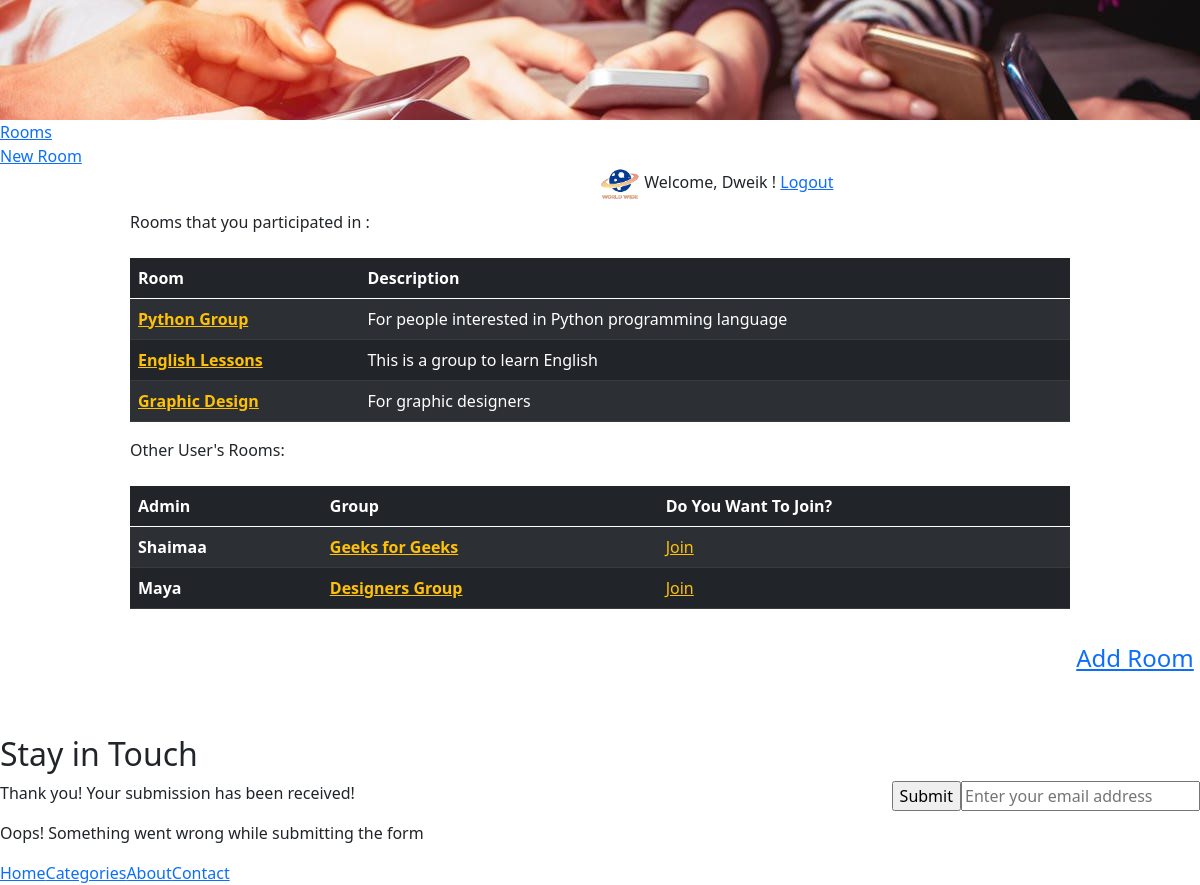
Page /groups (signed in) on the committed database.
### app/models.py (models this page shows, shortened)
class User(models.Model):
    first_name = models.CharField(max_length=255)
    last_name = models.CharField(max_length=255)
    email = models.CharField(max_length=255)
    password = models.CharField(max_length=255)
    created_at = models.DateTimeField(auto_now_add=True)
    updated_at = models.DateTimeField(auto_now=True)
    objects = BlogManager()

class Group(models.Model):
    planner = models.ForeignKey(User, related_name="groupsPlannedByUser", on_delete = models.CASCADE)
    group_name = models.TextField()
    description = models.TextField()
    users = models.ManyToManyField(User, related_name="groups")
    created_at = models.DateTimeField(auto_now_add=True)
    updated_at = models.DateTimeField(auto_now=True)

### app/views.py (the view)
# urls.py: path('groups', views.groupDashboard),
def groupDashboard(request):
    context = {
        'groups':models.all_groups_for_user(request.session['login_user']),
        'otherGroups':models.other_groups(request.session['login_user']),
    }
    return render(request,"groupDashboard.html", context)

### app/models.py (called while the page is built)
def all_groups_for_user(id):
    this_user = User.objects.get(id=id)
    groups = this_user.groups.all()
    return groups

def other_groups(id):
    this_user = User.objects.get(id=id)
    otherGroups = Group.objects.exclude(users=this_user)
    return otherGroups

### app/templates/groupDashboard.html (shortened to what this page needs)
<!DOCTYPE html>
<html data-wf-domain="escape-free-template.webflow.io" data-wf-page="5e4b1929fccc7f5af9de826b"
    data-wf-site="5e4b1929fccc7f2575de825e" data-wf-status="1">
<head>
    <link
        href="https://assets.website-files.com/5e4b1929fccc7f2575de825e/css/escape-free-template.webflow.3e4705827.css"
        rel="stylesheet" type="text/css" />
    {% load static %}
    <link rel="stylesheet" href="{% static 'css/home.css' %}">
    <link rel="stylesheet" href="{% static 'css/room.css' %}">
    <link href="https://cdn.jsdelivr.net/npm/bootstrap@5.0.0-beta1/dist/css/bootstrap.min.css" rel="stylesheet"
>
    </head>
<body>
    <div>
        <div class="hero-section">
        </div>
        <div class="category-section">
            <div class="w-container">
                <div class="w-dyn-list">
                    <div role="list" class="w-clearfix w-dyn-items w-row">
                        <div role="listitem" class="category-wrapper w-dyn-item w-col w-col-2"><a href="/groups"
                                class="category-link">Rooms</a></div>
                        <div role="listitem" class="category-wrapper w-dyn-item w-col w-col-2"><a href="/groups/add"
                                class="category-link">New Room</a></div>
                        <div role="list" class="w-clearfix w-dyn-items w-row">
                            <div role="list" class="w-clearfix w-dyn-items w-row">
                                <div class="category-wrapper w-dyn-item w-col w-col-2" style="white-space: nowrap; padding-left: 50%;"><img src="{% static 'logo.png'%}" alt="logo" width="40px" style="max-width: none;"> Welcome, {{request.session.name}} !    <a href="/logout">Logout</a></a></div>
                            </div>
                        </div>
                    </div>
                </div>
            </div>
        </div>
        <div id="posts" class="main-section bottom-padding">
            <div class="dashboard-content">
                Rooms that you participated in :
                <br/><br/>
                <table class="table table-striped table-dark">
                    <thead>
                        <tr>
                            <th scope="col">Room</th>
                            <th scope="col">Description</th>
                        </tr>
                    </thead>
                    <tbody>
                        {% for group in groups %}
                        <tr>
                            <th scope="row"><a href="groups/group_name/{{group.id}}">{{group.group_name}}</a></th>
                            <td>{{group.description}}</td>
                        </tr>
                        {% endfor %}
                    </tbody>
                </table>
                Other User's Rooms:
                <br/><br/>
                <table class="table table-striped table-dark">
                    <thead>
                        <tr>
                            <th scope="col">Admin</th>
                            <th scope="col">Group</th>
                            <th scope="col">Do You Want To Join?</th>
                        </tr>
                    </thead>
                    <tbody>
                        {% for otherGroup in otherGroups %}
                        <tr>
                            <th scope="row">{{otherGroup.planner.first_name}}</th>
                            <th><a href="groups/group_name/{{otherGroup.id}}"> {{otherGroup.group_name}} </a></th>
                            <td><a href="/join/{{otherGroup.id}}">Join</a></td>
                        </tr>
                        {% endfor %}
                    </tbody>
                </table>
            </div>
            <div class="header">
                <span class="header-section-1">
                </span>
                <span class="header-section-2"></span>
                <span class="header-section-3">
                    <a href="/groups/add">Add Room</a>
                </span>
            </div>
        </div>
    </div>
    <div class="main-section dark">
        <div class="w-container">
            <div class="section-heading">
                <h2 class="white">Stay in Touch</h2>
            </div>
            <div class="form-wrapper w-form">
                <form id="email-form" name="email-form" data-name="Email Form" class="w-clearfix"><input type="email"
                        id="email" name="email" data-name="Email" placeholder="Enter your email address" maxlength="256"
                        required="" class="field w-input" /><input type="submit" value="Submit"
                        data-wait="Please wait..." class="submit-button w-button" /></form>
                <div class="success-message w-form-done">
                    <p>Thank you! Your submission has been received!</p>
                </div>
                <div class="w-form-fail">
                    <p>Oops! Something went wrong while submitting the form</p>
                </div>
            </div>
        </div>
        <div class="footer-section">
            <div class="w-container">
                <div class="w-row">
                    <div class="footer-links w-col w-col-8 w-col-small-8"><a href="/" aria-current="page"
                            class="footer-link w--current">Home</a><a href="/categories"
                            class="footer-link">Categories</a><a href="/about" class="footer-link">About</a><a
                            href="/contact" class="footer-link">Contact</a></div>
                </div>
            </div>
        </div>
    </div>
</body>
</html>

### app/static/css/home.css (style rules this page uses)
.hero-section { background-image:url("/static/home.jpg"); background-repeat: no-repeat; background-size: cover; }

### app/static/css/room.css (style rules this page uses)
.header { width: 100%; height: 100px; }
.header-section-1, .header-section-2, .header-section-3 { width: 33.3%; height: 100px; float: left; }
.header-section-3 input, .header-section-3 a { float: right; margin: 5px; }
.dashboard-content { height: 60%; width: 80%; margin: auto; padding: 10px; }
span.header-section-3 a, .show-group_name output { font-size: 1.5em !important; }
input { float: right; }
.hero-section { height: 120px !important; background-image: url(/static/home_part.jpg); }
table a { color: #ffc107 !important; }

### rows in the picture
User: session.name "Dweik"
Group: group_name "Python Group", description "For people interested in Python programming language"
Group: group_name "English Lessons", description "This is a group to learn English"
Group: group_name "Graphic Design", description "For graphic designers"
Group: planner.first_name "Shaimaa", group_name "Geeks for Geeks"
Group: planner.first_name "Maya", group_name "Designers Group"
